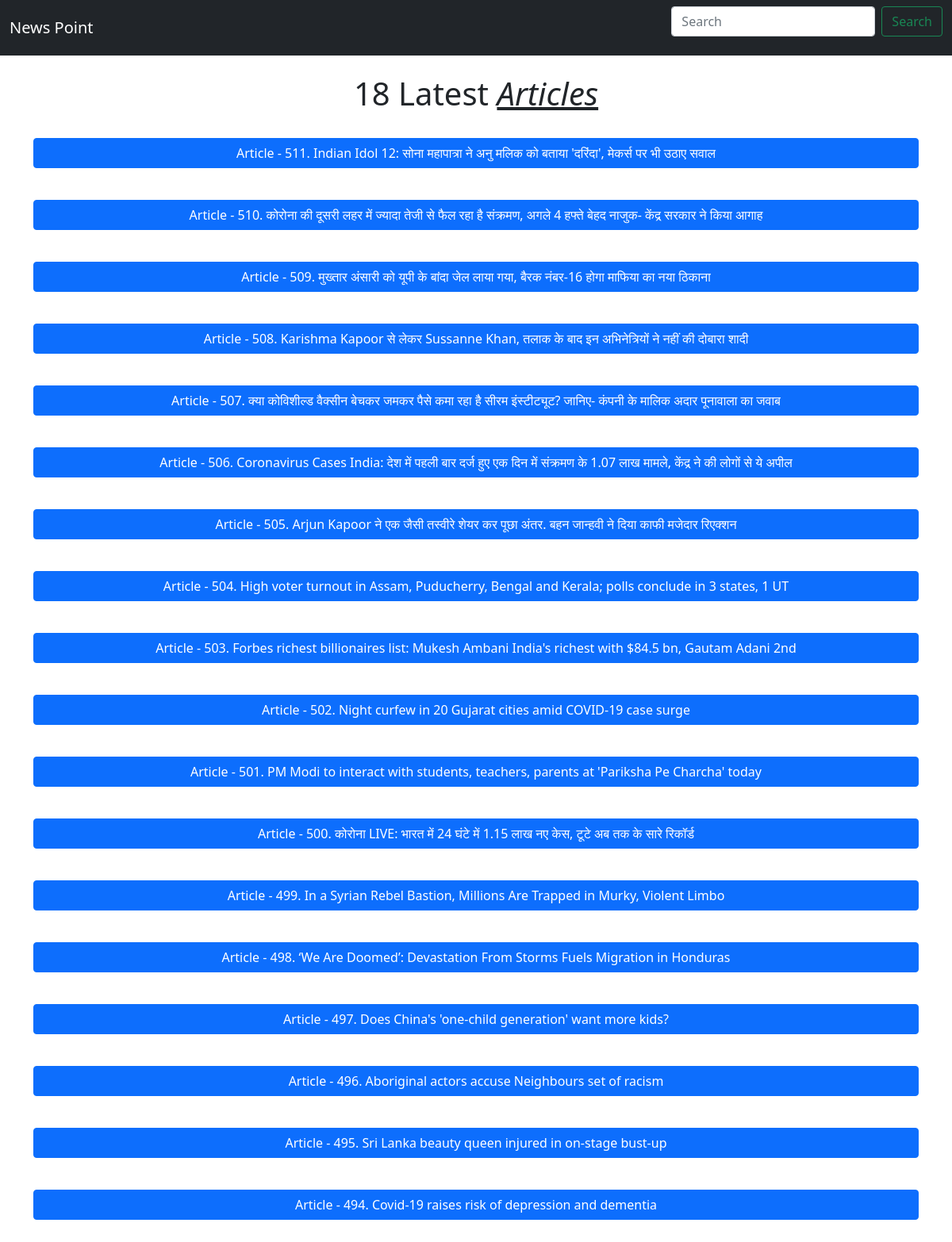
The page / on the database its author committed.
### main.py (models this page shows, shortened)
class Article(db.Model):
    id = db.Column(db.Integer, primary_key=True)
    headline = db.Column(db.String(200), nullable=False)
    image_url = db.Column(db.String(1000), nullable=False)
    content = db.Column(db.String(400), nullable=False)
    redirect_url = db.Column(db.String(400), nullable=False)
    data_from = db.Column(db.String(200), nullable=False)

### main.py (the view)
@app.route('/')
def index():
    content = Article.query.order_by(Article.id.desc()).limit(18).all()
    return render_template('index.html', content=content)

### templates/Index.html (shortened to what this page needs)
<html>
    <head>
        <link href="https://cdn.jsdelivr.net/npm/bootstrap@5.0.0-beta2/dist/css/bootstrap.min.css" rel="stylesheet">
    </head>
    <body>
        <nav class="navbar navbar-expand-lg navbar-dark bg-dark">
            <div class="container-fluid">
              <a class="navbar-brand" href="/">News Point</a>
              <form class="d-flex" method="get" action="/search">
                <input class="form-control me-2" type="search" placeholder="Search" aria-label="Search" name="search" id="search">
                <button class="btn btn-outline-success" type="submit">Search</button>
              </form>
              </div>
          </nav>
          <br/>
          <div class="container">
              <div class="row">
			<div class="col-md-12">
			<h1 style="text-align:center;">18 Latest <u><i>Articles</i></u></h1>
			<br/>
            </div>
            {% if content is not none %}
            {% for i in content %}
            <div class="col-md-12">
                <p>
                    <button class="btn btn-primary" type="button" data-bs-toggle="collapse" data-bs-target="#collapseExample{{i.id}}" aria-expanded="false" aria-controls="collapseExample{{i.id}}" style="width:100%;">
                      Article - {{i.id}}. {{i.headline}}
                    </button>
                  </p>
                  <br/>
              </div>
            {% endfor %}
            {% else %}
            <div class="col" style="text-align: center;"><h1>No Articles Found</h1><a href="/" class="btn btn-link">Go to home</a></div>
            {% endif %}
        </div>
    </div>
    </body>
</html>

### rows shown on the page
Article: id "511", headline "Indian Idol 12: सोना महापात्रा ने अनु मलिक को बताया 'दरिंदा', मेकर्स पर भी उठाए सवाल"
Article: id "510", headline "कोरोना की दूसरी लहर में ज्यादा तेजी से फैल रहा है संक्रमण, अगले 4 हफ्ते बेहद नाजुक- केंद्र सरकार ने किया आगाह"
Article: id "509", headline "मुख्तार अंसारी को यूपी के बांदा जेल लाया गया, बैरक नंबर-16 होगा माफिया का नया ठिकाना"
Article: id "508", headline "Karishma Kapoor से लेकर Sussanne Khan, तलाक के बाद इन अभिनेत्रियों ने नहीं की दोबारा शादी"
Article: id "507", headline "क्या कोविशील्ड वैक्सीन बेचकर जमकर पैसे कमा रहा है सीरम इंस्टीट्यूट? जानिए- कंपनी के मालिक अदार पूनावाला का जवाब"
Article: id "506", headline "Coronavirus Cases India: देश में पहली बार दर्ज हुए एक दिन में संक्रमण के 1.07 लाख मामले, केंद्र ने की लोगों से ये अपील"
Article: id "505", headline "Arjun Kapoor ने एक जैसी तस्वीरे शेयर कर पूछा अंतर. बहन जान्हवी ने दिया काफी मजेदार रिएक्शन"
Article: id "504", headline "High voter turnout in Assam, Puducherry, Bengal and Kerala; polls conclude in 3 states, 1 UT"
Article: id "503", headline "Forbes richest billionaires list: Mukesh Ambani India's richest with $84.5 bn, Gautam Adani 2nd"
Article: id "502", headline "Night curfew in 20 Gujarat cities amid COVID-19 case surge"
Article: id "501", headline "PM Modi to interact with students, teachers, parents at 'Pariksha Pe Charcha' today"
Article: id "500", headline "कोरोना LIVE: भारत में 24 घंटे में 1.15 लाख नए केस, टूटे अब तक के सारे रिकॉर्ड"
Article: id "499", headline "In a Syrian Rebel Bastion, Millions Are Trapped in Murky, Violent Limbo"
Article: id "498", headline "‘We Are Doomed’: Devastation From Storms Fuels Migration in Honduras"
Article: id "497", headline "Does China's 'one-child generation' want more kids?"
Article: id "496", headline "Aboriginal actors accuse Neighbours set of racism"
Article: id "495", headline "Sri Lanka beauty queen injured in on-stage bust-up"
Article: id "494", headline "Covid-19 raises risk of depression and dementia"
